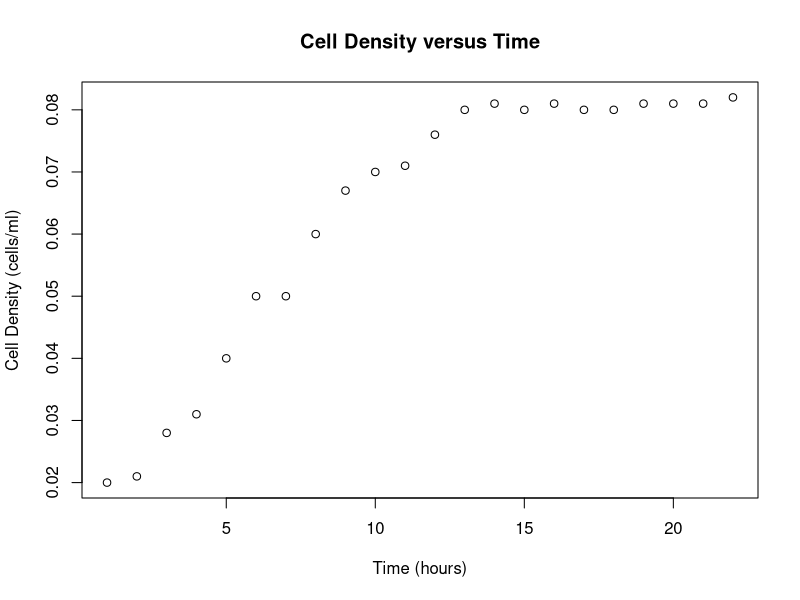
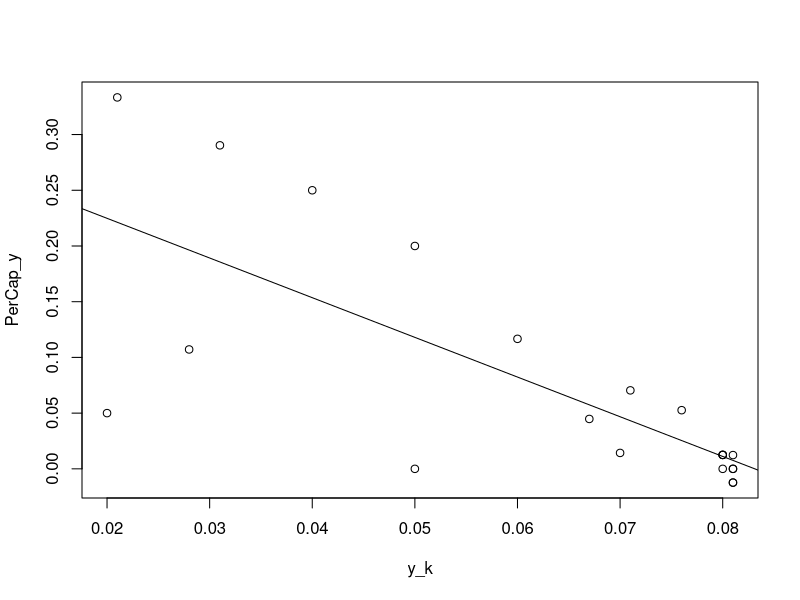
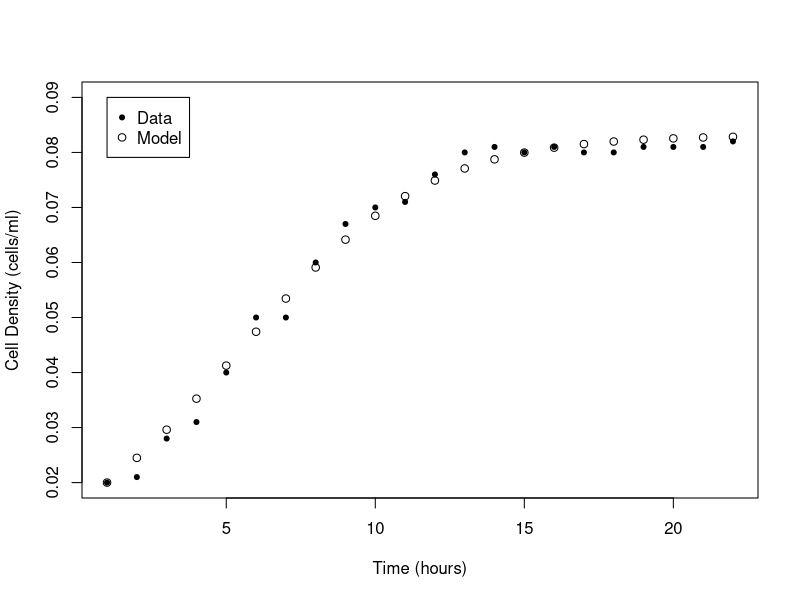

Recreate these plots in R, in order.
## Bacteria Growth Example

##############################################
## Fit long-term growth data to logistic model
k = seq(0:21)
y_data = c(0.02,0.021,0.028,0.031,0.04,0.05,0.05,0.06,0.067,0.07,0.071,0.076,0.08,0.081,0.08,0.081,0.08,0.08,0.081,0.081,0.081,0.082)

# Plot Data
plot(k,y_data,xlab="Time (hours)",ylab="Cell Density (cells/ml)",main="Cell Density versus Time")


# Assign vectors y_k and y_(k+1)
y_k = y_data[1:(length(y_data)-1)]
y_kp1 = y_data[2:length(y_data)]
PerCap_y = (y_kp1-y_k)/y_k

# Plot y_(k+1) versus y_k
plot(y_k,PerCap_y)


# Fit model (y_(k+1)=(1+r)*y_k) to data
fit = lm(PerCap_y~y_k)
fit
abline(fit)
int = fit$coefficients[[1]]
slope = fit$coefficients[[2]]
r = int
K = -r/slope


# Plot data along with model output
y_model = rep(0,length(k))
y_model[1] = y_data[1]
for (i in 1:(length(y_model)-1)){
  y_model[i+1] = y_model[i] + r*y_model[i]*(1-y_model[i]/K)
}
plot(k,y_data,pch=20,ylim=c(0.02,0.09),xlab="Time (hours)",ylab="Cell Density (cells/ml)")
points(k,y_model,pch=21)
legend(1, 0.09, c("Data", "Model"), col = c(1,1),pch = c(20,21))
